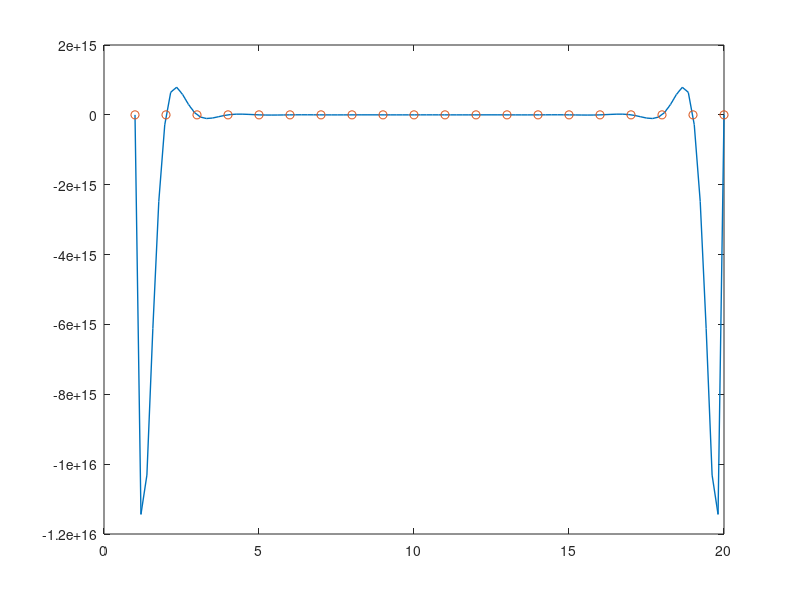

Reproduce this figure in MATLAB.
% vrne koeficiente polinoma, ki ima ničli 1 in 2
coeffs = poly(1:2); 
% vrne ničle polinoma s koeficienti 1 -3 2 (to so koeficienti od prej)
% (x-1)(x-2) = x^2-3x+2
roots(coeffs);
n = 20;
koef = poly(1:n);

x = linspace(1,n);
y = polyval(koef, x);
plot(x, y, 'linewidth', 1);
hold on
plot(1:n, zeros(1,n), 'o');

zmoten = koef;
zmoten(2) = zmoten(2) + 2^-23;
r = roots(zmoten);
m = roots(koef);
